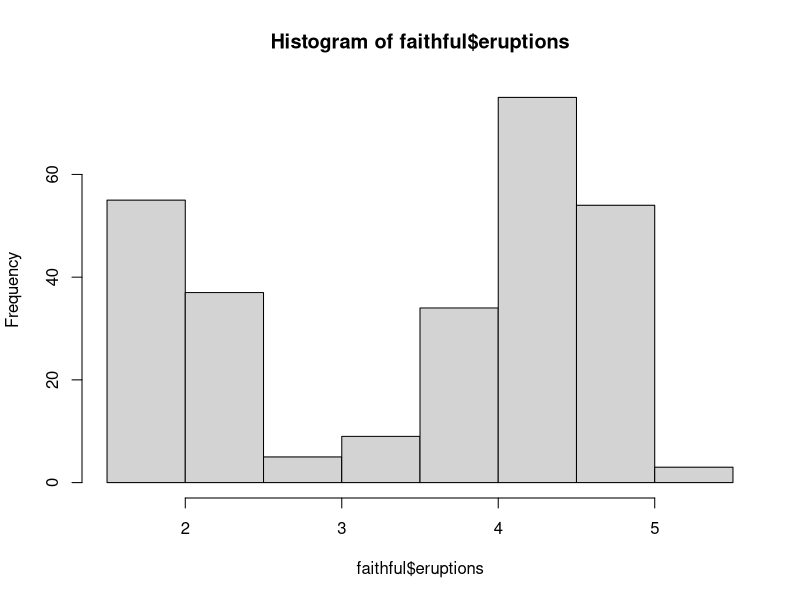
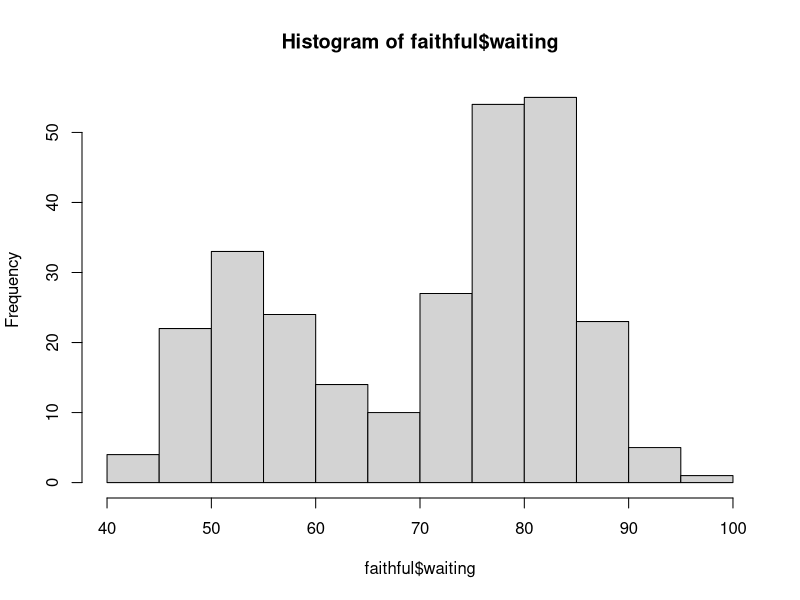

Source code (R) for these figures, in order:
## ---- chunk 1
head(faithful)
## ---- chunk 2
summary(faithful)
## ---- chunk 3
hist(faithful$eruptions)
## ---- chunk 4
hist(faithful$waiting)
